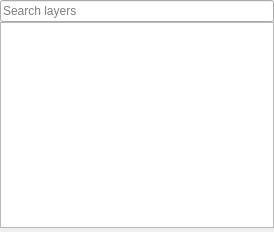
<?xml version="1.0" encoding="UTF-8"?>
<ui version="4.0">
 <class>LayersDock</class>
 <widget class="QDockWidget" name="LayersDock">
  <property name="geometry">
   <rect>
    <x>0</x>
    <y>0</y>
    <width>274</width>
    <height>232</height>
   </rect>
  </property>
  <property name="windowTitle">
   <string>Layers</string>
  </property>
  <widget class="QWidget" name="dockWidgetContents">
   <layout class="QVBoxLayout" name="verticalLayout">
    <property name="spacing">
     <number>0</number>
    </property>
    <property name="leftMargin">
     <number>0</number>
    </property>
    <property name="topMargin">
     <number>0</number>
    </property>
    <property name="rightMargin">
     <number>0</number>
    </property>
    <property name="bottomMargin">
     <number>0</number>
    </property>
    <item>
     <layout class="QVBoxLayout" name="verticalLayout_2">
      <property name="spacing">
       <number>0</number>
      </property>
      <property name="bottomMargin">
       <number>0</number>
      </property>
      <item>
       <widget class="QLineEdit" name="m_search_layers_edit">
        <property name="placeholderText">
         <string>Search layers</string>
        </property>
       </widget>
      </item>
      <item>
       <widget class="flow_document::LayersView" name="m_layers_view">
        <property name="dragEnabled">
         <bool>true</bool>
        </property>
        <attribute name="headerVisible">
         <bool>false</bool>
        </attribute>
       </widget>
      </item>
      <item>
       <layout class="QHBoxLayout" name="m_toolbar_layout">
        <property name="spacing">
         <number>6</number>
        </property>
        <property name="leftMargin">
         <number>2</number>
        </property>
        <property name="topMargin">
         <number>2</number>
        </property>
        <property name="rightMargin">
         <number>2</number>
        </property>
        <property name="bottomMargin">
         <number>2</number>
        </property>
       </layout>
      </item>
     </layout>
    </item>
   </layout>
  </widget>
 </widget>
 <customwidgets>
  <customwidget>
   <class>flow_document::LayersView</class>
   <extends>QTreeView</extends>
   <header>flow_document/component/layers/layers_view.h</header>
  </customwidget>
 </customwidgets>
 <resources>
  <include location="../../../resources/plugins/flow_document/flow_document.qrc"/>
 </resources>
 <connections/>
</ui>
